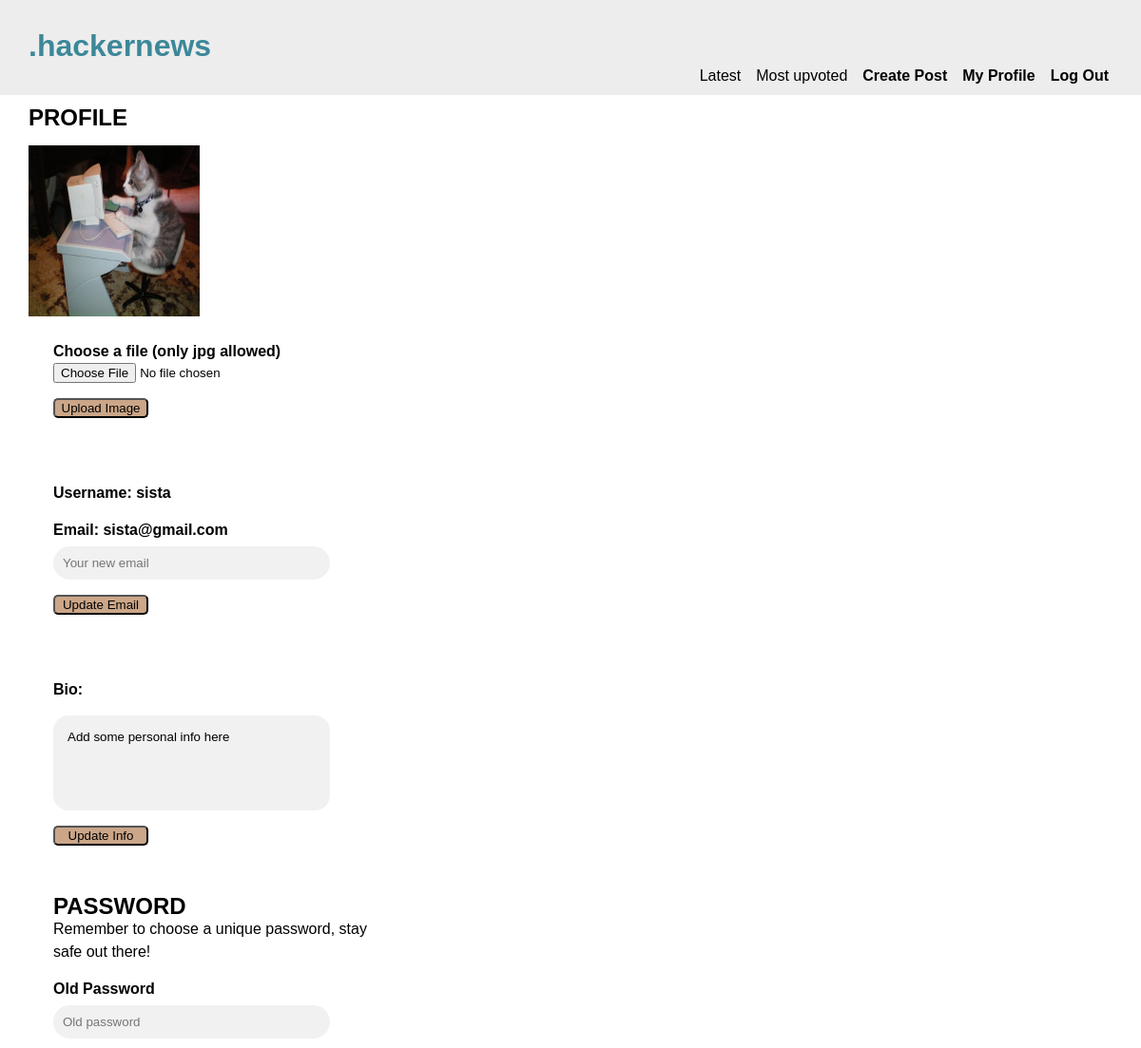
The page /editProfile.php (signed in, upper part) on the database as committed earlier.
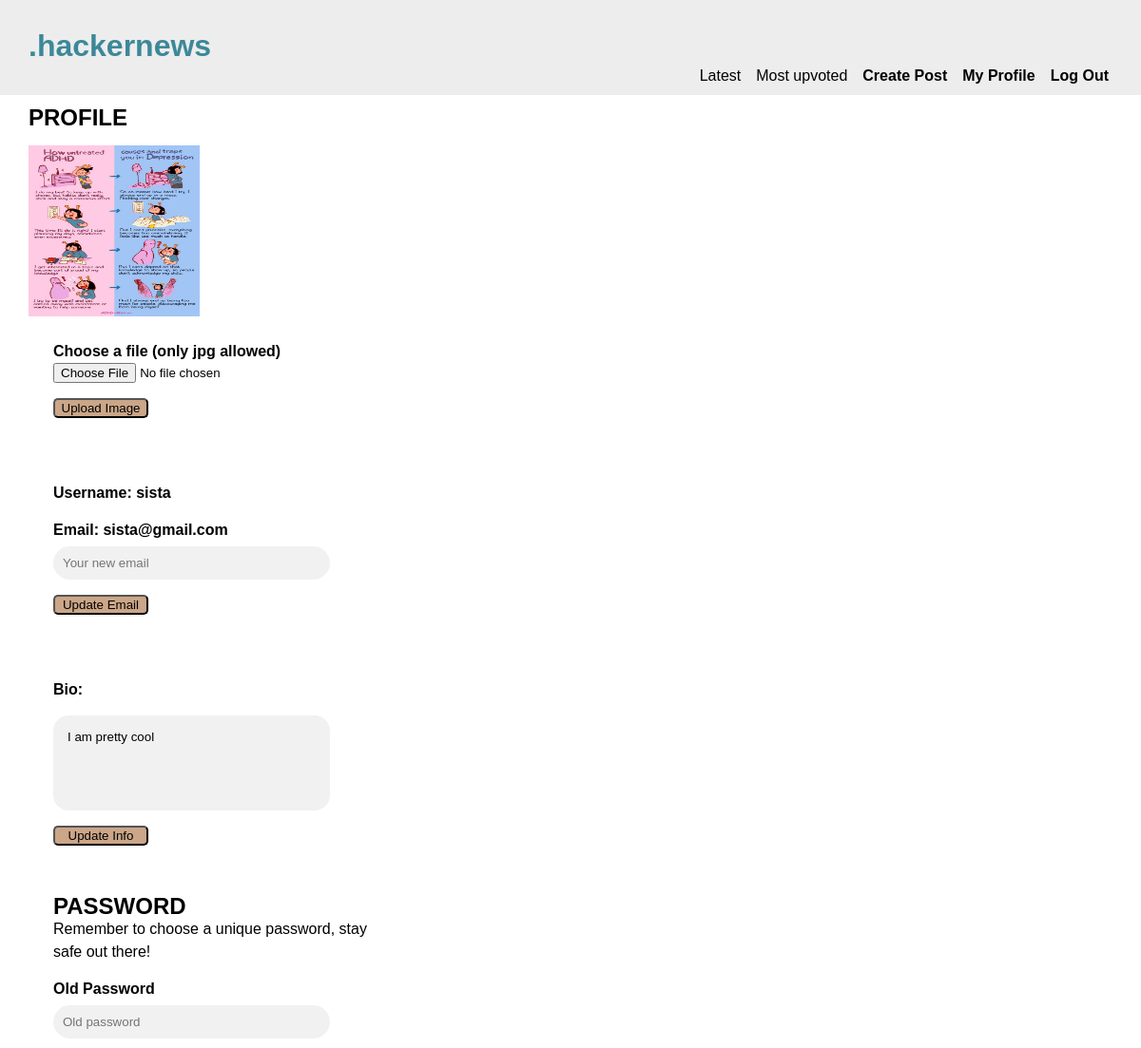
The same page on the database as committed later.
### tables this page shows
CREATE TABLE users
(id INTEGER PRIMARY KEY,
username VARCHAR,
name VARCHAR,
email VARCHAR,
pwd VARCHAR, bio varchar, profileimg VARCHAR);

### app/functions.php (called while the page is built, shortened)
<?php
function getUserById(PDO $pdo, int $id)
{
    $statement = $pdo->prepare('SELECT * FROM users WHERE id = :id');
    $statement->bindParam(':id', $id, PDO::PARAM_INT);
    $statement->execute();
    $user = $statement->fetch(PDO::FETCH_ASSOC);
    return $user;
}
function profileImgExists(string $imgUpload)
{
    return $imgUpload;
}

### editProfile.php (the view, shortened to what this page needs)
<?php
require __DIR__ . '/app/autoload.php';
require __DIR__ . '/views/header.php';
$id = (int)$_SESSION['user']['id'];
$user = getUserById($pdo, $id);
$profileImg = $user['profileimg'];
$imgUpload = __DIR__ . '/app/profile/uploads/' . $profileImg;
?>
<main class="profileMain">
    <h2>PROFILE</h2>
    <?php if (profileImgExists($imgUpload)) :  ?>
        <img src="/app/profile/uploads/<?= $profileImg ?>" alt="profile image">
    <?php else : ?>
        <img src="/app/profile/uploads/defaultprofile.jpg" alt="avatar">
    <?php endif; ?>
    <form class="editForm" action="/app/profile/editImg.php" method="post" enctype="multipart/form-data">
        <label for="image">Choose a file (only jpg allowed)</label>
        <input type="file" name="image" id="image" accept=".jpg" required>
        <button type="submit">Upload Image</button>
    </form>
    <form class="editForm" action="/app/profile/editEmail.php" method="post">
        <label>Username: <?= $user['username']; ?> </label>
        <label>Email: <?= $user['email']; ?></label>
        <input type="email" name="newEmail" placeholder="Your new email">
        <button type="submit">Update Email</button>
    </form>
    <form class="editForm" action="/app/profile/editBio.php" method="post">
        <label>Bio:</label>
        <textarea type="text" name="newBio" placeholder="Say something about you"><?= $user['bio']; ?></textarea>
        <button type="submit">Update Info</button>
    </form>
    <section class="pwdSection">
        <form class="editForm" action="/app/profile/editPwd.php" method="post">
            <h2>PASSWORD</h2>
            <p>Remember to choose a unique password, stay safe out there!</p>
            <label for="pwd">Old Password</label>
            <input type="password" name="oldPwd" placeholder="Old password">
        </form>
    </section>
</main>
<?php require __DIR__ . '/views/footer.php'; ?>

Rows that differ between the two databases and show on the page:
changed users "sista": profileimg: picture added in place of a placeholder; newBio "Add some personal info here" → "I am pretty cool"
